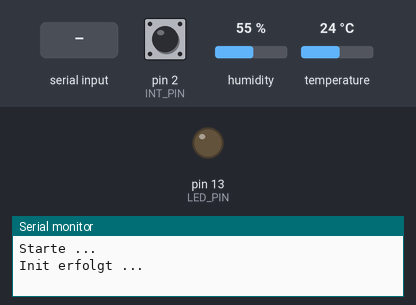
Simulated run of this sketch. Board: Arduino Uno, built with avr-gcc and run on an emulated ATmega328P. On the bench: output pins drawn as LEDs (lit = HIGH), the last lines printed to the serial monitor. Inputs (shaded band) come from the test bench; at power-on: pin 2 (INT_PIN) HIGH, humidity 55 %, temperature 24 °C. Sleep ends after the set time or at an interrupt.

Above: at 1.4 s.
1.5 s: pin 2 (INT_PIN) pulled LOW for 0.15 s
At 2.0 s:
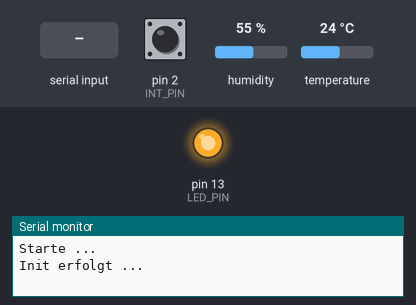
7.6 s: "HUM#" received over Serial
At 13.3 s:
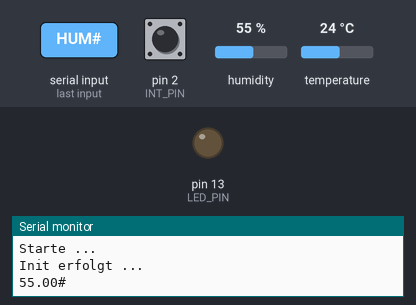
Timing chart, 0 to 14.8 s (numbered marks = the images above; inputs shaded):
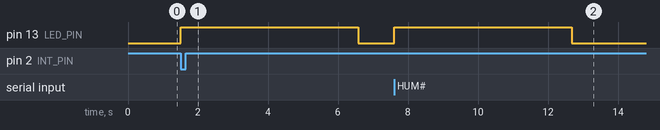

The sketch:

TEMPHUM_Sleep.ino
```cpp
#include <DHT.h>
#include <avr/sleep.h>

#define INT_PIN 2
/* INT_PIN muss mit Pin 0 über 470 Ohm verbunden sein. 	*/
/* Da Tx identisch mit Pin 0 ist, löst die serielle  	*/
/* Schnittstelle bei Aktivität den Interrupt aus.    	*/
#define DHT_PIN 7
#define LED_PIN 13
#define DHTTYPE DHT22

DHT		dht(DHT_PIN, DHTTYPE);
float 	humidity, temperature;

void setup()
{
	Serial.begin(57600); Serial.flush();
	Serial.println("Starte ...");
	/* Pullup for INT_PIN       						*/
	pinMode(INT_PIN, INPUT);
	/* Arduino sleeps untils serial get actice.        	*/
	digitalWrite(INT_PIN, HIGH);
	pinMode(LED_PIN, OUTPUT);
	dht.begin();
	delay(100);
	DHT_messung(); /* to have valid data ready 			*/
	Serial.println("Init erfolgt ...");
	delay(100);
	}

void loop()
{
	/* switch off LED and sleep							*/
	digitalWrite(LED_PIN, LOW);
	enter_sleep();

	/* woke up                              */
	digitalWrite(LED_PIN, HIGH); 	// LED ON
	DHT_messung(); 					// measure ..

	String cmd;

  for (int i=0; i <= 5000; i++){
    delay(1);
	  while (Serial.available() > 0)
	  {
      cmd = Serial.readStringUntil('#');
      if (cmd == "TEM") {
			  Serial.print(temperature); Serial.println('#');}
		  if (cmd == "HUM") {
			  Serial.print(humidity); Serial.println('#');}
		  if (cmd == "DEW") {
			  Serial.print(dewPointFast(temperature, humidity)); Serial.println('#');	}
	   }
  }
}

void INT_PINisr(void)
/* ISR for INT_PIN 											*/
{
  /* Detach Interrupt, one time is enough for now. Lets		*/
  /* the serial communication run without any interrupts.	*/
  detachInterrupt(0);
}

void enter_sleep(void)
{
	attachInterrupt(0, INT_PINisr, LOW);
	/* put arduino to sleep 								*/
	set_sleep_mode(SLEEP_MODE_PWR_DOWN);
	sleep_enable();
	sleep_mode();
	sleep_disable();
}

float dewPointFast(double celsius, double humidity)
/* 	caculate dew point, not the best method but easy	*/
/*	and good enough for our tasks						*/
{
	double	a 		= 17.271;
	double 	b 		= 237.7;
	double 	temp 	= (a * celsius) / (b + celsius) + log(humidity / 100);
	float 	Td 		= (b * temp) / (a - temp);
	return 	Td;
}

void DHT_messung()
{
	humidity 	= dht.readHumidity();
	temperature = dht.readTemperature();
}
```

Measured:
- after the input at 1.5 s, pin 13 (LED_PIN): LOW → HIGH at once, → LOW 5.1 s later
- after the input at 7.6 s, pin 13 (LED_PIN): LOW → HIGH at once, → LOW 5.1 s later
